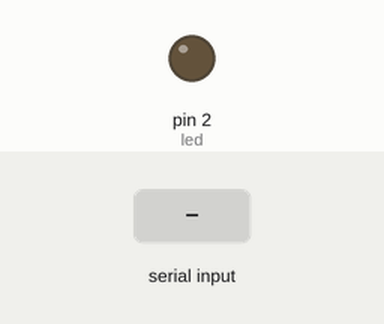
This sketch was run on a simulated Arduino Uno, built with avr-gcc and run on an emulated ATmega328P. On the bench: output pins drawn as LEDs (lit = HIGH). Inputs (shaded band) come from the test bench.

Above: at 1.2 s.
1.3 s: "90,45\n" received over Serial
At 1.8 s:
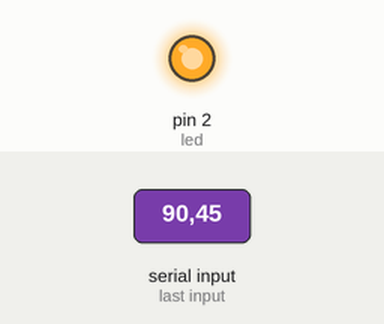
Timing chart, 0 to 4.3 s (numbered marks = the images above; inputs shaded):
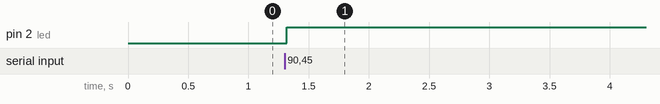

Measured:
- after the input at 1.3 s, pin 2 (led): LOW → HIGH at once

The sketch:

P8_Controlador_de-LED_entrada_usuario.ino
```cpp
int led = 2;

void setup() {
  // put your setup code here, to run once:
  pinMode(led, OUTPUT);
  Serial.begin(9600);
  Serial.setTimeout(10);
   pinMode(led, OUTPUT);
  Serial.begin(9600);
  Serial.setTimeout(10);


}

void loop() {
  // put your main code here, to run repeatedly:
  if(Serial.available()>0){
    int v =Serial.readString().toInt();
    digitalWrite(led,v);
  }

}
```
